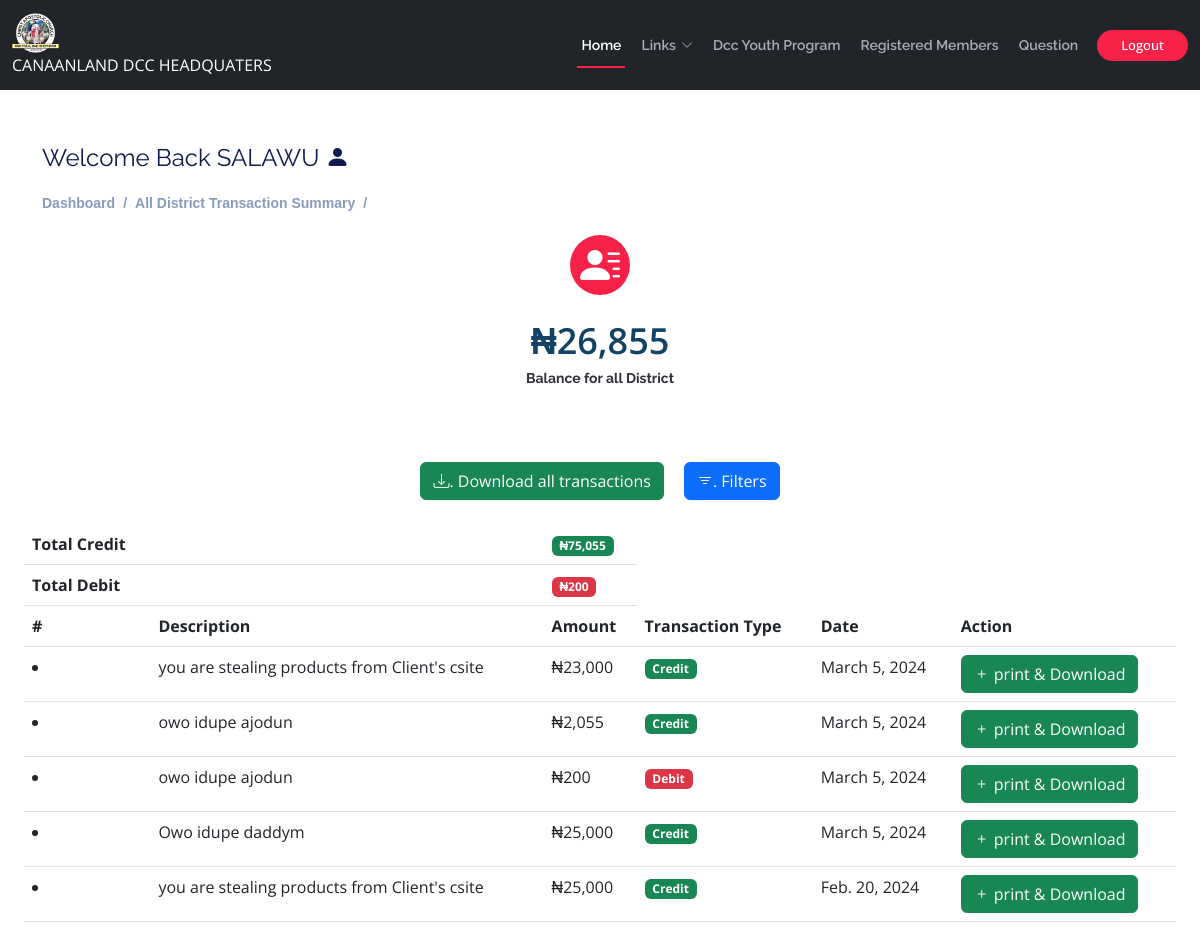
The app's page /admins/admin-district-transaction (signed in) with its own data.
### users/models.py (models this page shows, shortened)
class User(AbstractUser):
    username = None
    email = models.EmailField(max_length=150, unique=True, null=True, blank=True)
    phone = models.CharField(max_length=150,null=True, blank=True)
    district =models.ForeignKey(District,on_delete=models.SET_NULL,null=True, blank=True)
    objects=UserManager( )
    USERNAME_FIELD ='email'
    REQUIRED_FIELDS=['first_name','last_name']
    class Meta:
        ordering = ['-district']
        indexes = [
            models.Index(fields=['-district']),
        ]

### secretary/models.py (models this page shows, shortened)
class Transaction(models.Model):
    type =(('Debit', 'Debit'),('Credit', 'Credit'))
    district = models.ForeignKey(District,on_delete=models.SET_NULL,null=True, blank=True)
    amount = models.IntegerField(blank=True)
    description = models.CharField(max_length=500, blank=True)
    type = models.CharField(max_length=500,default='Credit', choices=type)
    date = models.DateField(default=django.utils.timezone.now)
    class Meta:
        ordering = ['-date']
        indexes = [
            models.Index(fields=['-date']),
        ]

### users/decorators.py (the view)
    def wrapper_function(request, *args, **kwargs):
        group= None
        if request.user.groups.exists():
            group = request.user.groups.all()[0].name
        if group != 'admin':
            return HttpResponse("You're not allow to view this page.")
        return view_func(request, *args,**kwargs)

### templates/adm/admin-district-transaction.html (shortened to what this page needs)
{% extends 'main.html' %}
{% load static %}
{% load humanize %}
{% block content %}
<div class="pagetitle container">
  <h4>Welcome Back {{request.user.first_name}} <i class="bi bi-person-fill"></i></h4>
  <nav>
    <ol class="breadcrumb">
      <li class="breadcrumb-item"><a href="{% url 'admin-dashboard' %}">Dashboard</a></li>
      <li class="breadcrumb-item">All District Transaction Summary</li>
      <li class="breadcrumb-item"></li>
    </ol>
  </nav>
</div>
<div class="container-fluid col-lg-12" data-aos="fade-up">
    <center>
        <section id="counts" class="counts">
          <div class="container">
              <div class="col-lg-6 col-6">
                <div class="count-box">
                    <i class="bi bi-person-lines-fill"></i><br>
                  <span data-purecounter-start="0" data-purecounter-end="4000" data-purecounter-duration="1" class="purecounter">₦{{ district_income|intcomma }}</span>
                  <p><b>Balance for all District</b></p>
                </div>
              </div>
            </div>
        </section>
        <div class="container-fluid">
            <a href="{% url 'admin_district_transaction_download' %}"><button type="button" class="btn btn-success m-2"><i class="bi bi-download"></i>. Download all transactions</button></a>
            <button data-bs-toggle="modal" data-bs-target="#filterTransaction" type="button" class="m-2 btn btn-primary"><i class="bi bi-filter"></i>. Filters</button>
        </div>
      </center>
    <section>
        <div class="container-fluid">
          {% if tran %}
          <div class="table-responsive-sm">
            <table class="table" id="myTable">
              <thead>
                <tr>
                    <td><strong>Total Credit</strong></td>
                    <td><td><span class="badge bg-success">₦{{credit_total|intcomma}}</span></td></td>
                </tr>
                <tr>
                    <td><strong>Total Debit</strong></td>
                    <td><td><span class="badge bg-danger">₦{{debit_total|intcomma}}</span></td></td>
                </tr>
                <tr>
                  <th>#</th>
                  <th>Description</th>
                  <th>Amount</th>
                  <th>Transaction Type</th>
                  <th>Date</th>
                  <th>Action</th>
                </tr>
              </thead>
              <tbody>
                {% for i in tran %}
                <tr>
                  <ol><td><li></li></td></ol>
                  <td>{{i.description}}</td>
                  <td>₦{{i.amount|intcomma}}</td>
                  {% if i.type == 'Credit' %}
                <td><span class="badge bg-success">Credit</span></td>
                {% else %}
                <td><span class="badge bg-danger">Debit</span></td>
                {% endif %}
                  <td>{{i.date}}</td>
                  <th><a href="{% url 'tran-receipt' i.id %}" class='btn btn-success'><i class='bi bi-plus'></i> print & Download</a></th>
                </tr>{% endfor %}
              </tbody>
            </table>
            {% else %}
        <center><h1 class="mt-4 text-danger"><b>No Registered Member Found</b></h1></center>
        {% endif %}
      </div>
      </div>
    </section>
</div>
{% endblock content %}

### static/assets/css/style.css (style rules this page uses)
.counts { background: white; padding: 30px 0 40px 0; }
.counts .count-box { padding: 30px 30px 25px 30px; width: 100%; position: relative; text-align: center; background: #fff; }
.counts .count-box i { position: absolute; top: -25px; left: 50%; transform: translateX(-50%); font-size: 40px; background: #f82249; padding: 12px; color: #fff; border-radius: 50px; display: inline-flex; align-items: center; justify-content: center; width: 60px; height: 60px; }
.counts .count-box span { font-size: 36px; display: block; font-weight: 600; color: #124364; }
.counts .count-box p { padding: 0; margin: 0; font-family: "Raleway", sans-serif; font-size: 14px; }
body { background: #fff; color: #2f3138; font-family: "Open Sans", sans-serif; }
a { color: #f82249; text-decoration: none; transition: 0.5s; }
p { padding: 0; margin: 0 0 30px 0; }
h1, h2, h3, h4, h5, h6 { font-family: "Raleway", sans-serif; font-weight: 400; margin: 0 0 20px 0; padding: 0; color: #0e1b4d; }
.breadcrumb { font-size: 14px; font-family: "Nunito", sans-serif; color: #899bbd; font-weight: 600; }
.breadcrumb a { color: #899bbd; transition: 0.3s; }
.breadcrumb .breadcrumb-item::before { color: #899bbd; }

### records on screen
User: user.first_name "SALAWU"
Transaction: description "you are stealing products from Client's csite", amount "23,000", type "Credit", date "March 5, 2024"
Transaction: description "owo idupe ajodun", amount "2,055", type "Credit", date "March 5, 2024"
Transaction: description "owo idupe ajodun", amount "200", type "Debit", date "March 5, 2024"
Transaction: description "Owo idupe daddym", amount "25,000", type "Credit", date "March 5, 2024"
Transaction: description "you are stealing products from Client's csite", amount "25,000", type "Credit", date "Feb. 20, 2024"

### other values on screen
{{ district_income|intcomma }} "26,855"
{{ credit_total|intcomma }} "75,055"
{{ debit_total|intcomma }} "200"
